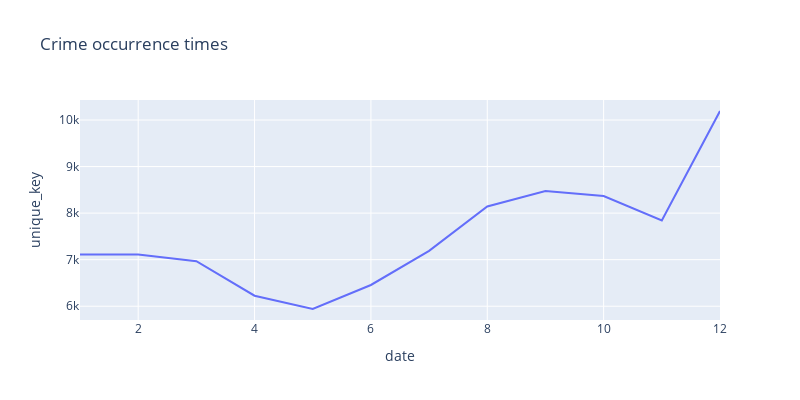

Here is the notebook cell this chart was saved with:
### Markdown cell above
### 2. What time do these crimes happen more?
#### 2. Em que horários os crimes ocorrem mais?

### Code cell
# Plotting the chart / Plotando o gráfico
fig = px.line(df.groupby(df['date'].dt.hour)['unique_key'].count().reset_index(), x="date", y="unique_key", 
              title='Crime occurrence times',  width=800, height=400)
fig.show()

### Figure 1 — Plotly figure (JSON) as saved in the notebook; plotly's stock layout.template omitted (floating-point values rounded to 4 significant figures)
{"data": [{"hovertemplate": "date=%{x}<br>unique_key=%{y}<extra></extra>", "legendgroup": "", "line": {"color": "#636efa", "dash": "solid"}, "marker": {"symbol": "circle"}, "mode": "lines", "name": "", "orientation": "v", "showlegend": false, "type": "scatter", "x": [1, 2, 3, 4, 5, 6, 7, 8, 9, 10, 11, 12], "xaxis": "x", "y": [7111, 7109, 6967, 6225, 5940, 6456, 7189, 8143, 8475, 8366, 7841, 10194], "yaxis": "y"}], "layout": {"height": 400, "legend": {"tracegroupgap": 0}, "title": {"text": "Crime occurrence times"}, "width": 800, "xaxis": {"anchor": "y", "domain": [0, 1], "title": {"text": "date"}}, "yaxis": {"anchor": "x", "domain": [0, 1], "title": {"text": "unique_key"}}}}
